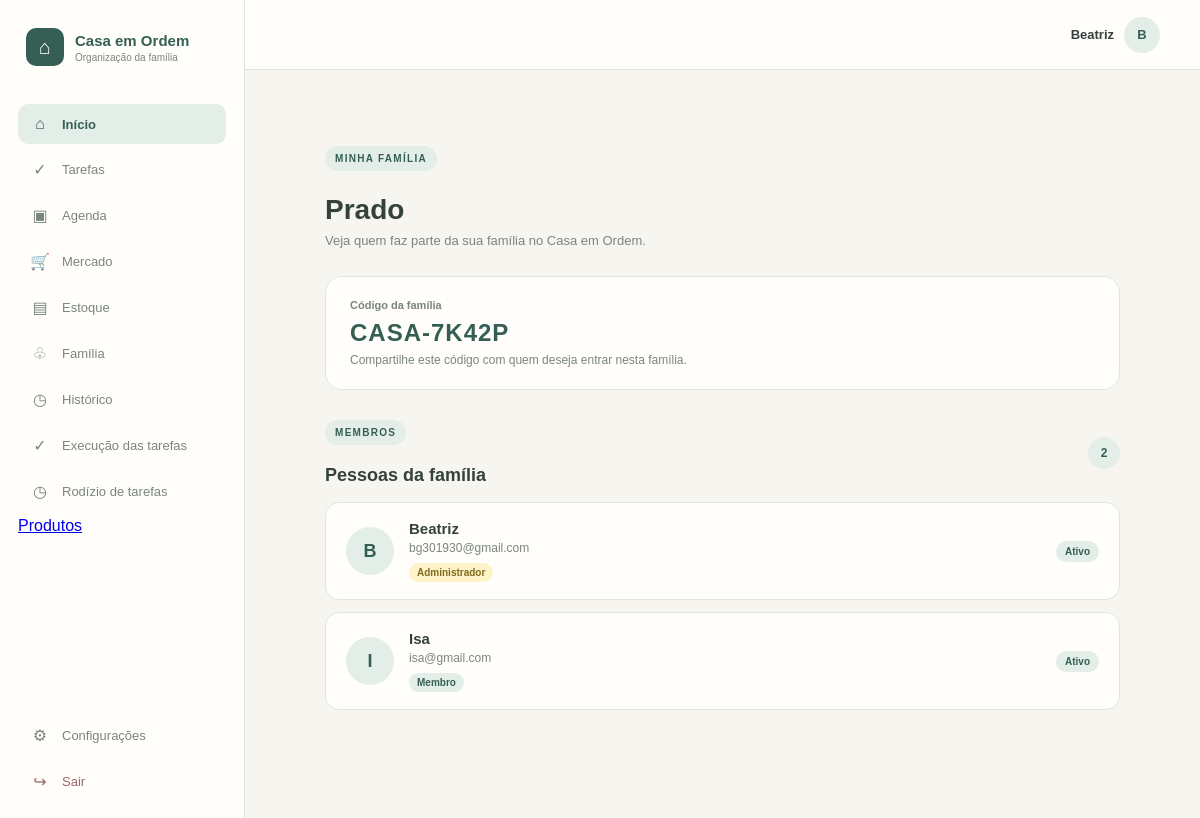
Page /familia (signed in) on the committed database.
### tables this page shows
CREATE TABLE "USUARIO" (
	"id_usuario"	INTEGER NOT NULL,
	"id_familia"	INTEGER NOT NULL,
	"nome"	TEXT NOT NULL,
	"email"	NUMERIC NOT NULL,
	"senha"	TEXT NOT NULL,
	"foto"	INTEGER,
	"tipo_usuario"	TEXT NOT NULL,
	"ativo"	INTEGER NOT NULL,
	"data_cadastro"	NUMERIC NOT NULL,
	PRIMARY KEY("id_usuario" AUTOINCREMENT),
	FOREIGN KEY("id_familia") REFERENCES "FAMILIA"("id_familia")
);

CREATE TABLE "FAMILIA" (
	"id_familia"	INTEGER NOT NULL,
	"nome"	TEXT NOT NULL,
	"data_cadastro"	INTEGER NOT NULL,
	"codigo_familia"	TEXT NOT NULL UNIQUE,
	PRIMARY KEY("id_familia" AUTOINCREMENT)
);

### app.py (the view)
@app.route("/familia")
def familia():
    if "id_usuario" not in session:
        return redirect(url_for("login"))
    conexao = conectar_banco()
    try:
        familia = conexao.execute(
            """
            SELECT
                id_familia,
                nome,
                codigo_familia
            FROM FAMILIA
            WHERE id_familia = ?
            """,
            (session["id_familia"],)
        ).fetchone()
        membros = conexao.execute(
            """
            SELECT
                id_usuario,
                nome,
                email,
                tipo_usuario,
                ativo,
                foto
            FROM USUARIO
            WHERE id_familia = ?
            ORDER BY
                CASE
                    WHEN tipo_usuario = 'ADMINISTRADOR' THEN 0
                    ELSE 1
                END,
                nome
            """,
            (session["id_familia"],)
        ).fetchall()
    finally:
        conexao.close()
    return render_template(
        "familia.html",
        familia=familia,
        membros=membros
    )

### app.py (called while the page is built)
def conectar_banco():
    conexao = sqlite3.connect(
        DATABASE,
        timeout=10
    )
    conexao.row_factory = sqlite3.Row
    conexao.execute("PRAGMA busy_timeout = 10000")
    conexao.execute("PRAGMA foreign_keys = ON")
    return conexao

### templates/familia.html (shortened to what this page needs)
{% extends "base.html" %}
{% block content %}
<div class="pagina">
    <div class="cabecalho-pagina">
        <div>
            <span class="etiqueta">MINHA FAMÍLIA</span>
            <h1>{{ familia["nome"] }}</h1>
            <p>
                Veja quem faz parte da sua família no Casa em Ordem.
            </p>
        </div>
    </div>
    <div class="card-familia">
        <div>
            <span class="titulo-card">
                Código da família
            </span>
            <strong class="codigo-familia">
                {{ familia["codigo_familia"] | trim }}
            </strong>
            <p>
                Compartilhe este código com quem deseja
                entrar nesta família.
            </p>
        </div>
    </div>
    <div class="secao-familia">
        <div class="titulo-secao">
            <div>
                <span class="etiqueta">MEMBROS</span>
                <h2>
                    Pessoas da família
                </h2>
            </div>
            <span class="quantidade-membros">
                {{ membros|length }}
            </span>
        </div>
        <div class="lista-membros">
            {% for membro in membros %}
                <div class="membro-card">
                    <div class="avatar-membro">
                        {% if membro["foto"] %}
                            <img
                                alt="Foto de {{ membro['nome'] }}"
                            >
                        {% else %}
                            {{ membro["nome"][0]|upper }}
                        {% endif %}
                    </div>
                    <div class="informacoes-membro">
                        <h3>
                            {{ membro["nome"] }}
                        </h3>
                        <p>
                            {{ membro["email"] }}
                        </p>
                        {% if membro["tipo_usuario"] == "ADMINISTRADOR" %}
                            <span class="badge-admin">
                                Administrador
                            </span>
                        {% else %}
                            <span class="badge-membro">
                                Membro
                            </span>
                        {% endif %}
                    </div>
                    <div class="status-membro">
                        {% if membro["ativo"] == 1 %}
                            <span class="status-ativo">
                                Ativo
                            </span>
                        {% else %}
                            <span class="status-inativo">
                                Inativo
                            </span>
                        {% endif %}
                    </div>
                </div>
            {% else %}
                <div class="card-vazio">
                    <p>
                        Ainda não há membros cadastrados.
                    </p>
                </div>
            {% endfor %}
        </div>
    </div>
</div>
{% endblock %}

### templates/base.html (shortened to what this page needs)
<!DOCTYPE html>
<html lang="pt-BR">
<head>
    <link rel="stylesheet" href="{{ url_for('static', filename='css/style.css') }}">
</head>
<body>
    <div class="layout">
        <aside class="menu-lateral">
            <div class="menu-logo">
                <div class="logo-icone">⌂</div>
                <div>
                    <strong>Casa em Ordem</strong>
                    <span>Organização da família</span>
                </div>
            </div>
            <nav class="menu-navegacao">
                <a href="{{ url_for('dashboard') }}" class="menu-item ativo">
                    <span>⌂</span>
                    <span>Início</span>
                </a>
                <a href="{{ url_for('tarefas') }}" class="menu-item">
                    <span>✓</span>
                    <span>Tarefas</span>
                </a>
                <a href="#" class="menu-item">
                    <span>▣</span>
                    <span>Agenda</span>
                </a>
                <a href="{{ url_for('mercado') }}" class="menu-item">
                    <span>🛒</span>
                    <span>Mercado</span>
                </a>
                <a href="{{ url_for('estoque') }}" class="menu-item">
                    <span>▤</span>
                    <span>Estoque</span>
                </a>
                <a href="{{ url_for('familia') }}" class="menu-item">
                    <span>♧</span>
                    <span>Família</span>
                </a>
                <a href="#" class="menu-item">
                    <span>◷</span>
                    <span>Histórico</span>
                </a>
                <a href="{{ url_for('execucao_tarefas') }}" class="menu-item">
                    <span>✓</span>
                    <span>Execução das tarefas</span>
                </a>
                <a href="{{ url_for('visualizar_rodizio') }}" class="menu-item">
                    <span>◷</span>
                    <span>Rodízio de tarefas</span>
                </a>
                <a href="{{ url_for('produtos') }}">
                    Produtos
                </a>
            </nav>
            <div class="menu-final">
                <a href="#" class="menu-item">
                    <span>⚙</span>
                    <span>Configurações</span>
                </a>
                <a href="{{ url_for('logout') }}" class="menu-item sair">
                    <span>↪</span>
                    <span>Sair</span>
                </a>
            </div>
        </aside>
        <main class="conteudo">
            <header class="cabecalho">
                {% if session.get("nome_usuario") %}
                    <a href="{{ url_for('perfil') }}" class="cabecalho-usuario">
                        <span>{{ session["nome_usuario"] }}</span>
                        <div class="avatar">
                            {{ session["nome_usuario"][0]|upper }}
                        </div>
                    </a>
                {% endif %}
            </header>
            <section class="pagina">
                {% block content %}
                {% endblock %}
            </section>
        </main>
    </div>
</body>
</html>

### rows in the picture
USUARIO: nome_usuario "Beatriz", nome "B", nome "Beatriz", email "bg301930@gmail.com", tipo_usuario "Administrador", ativo "Ativo"
FAMILIA: nome "Prado", codigo_familia "CASA-7K42P"
USUARIO: nome "I", nome "Isa", email "isa@gmail.com", tipo_usuario "Membro", ativo "Ativo"

### other values in the picture
{{ session["nome_usuario"][0]|upper }} "B"
{{ membros|length }} "2"
